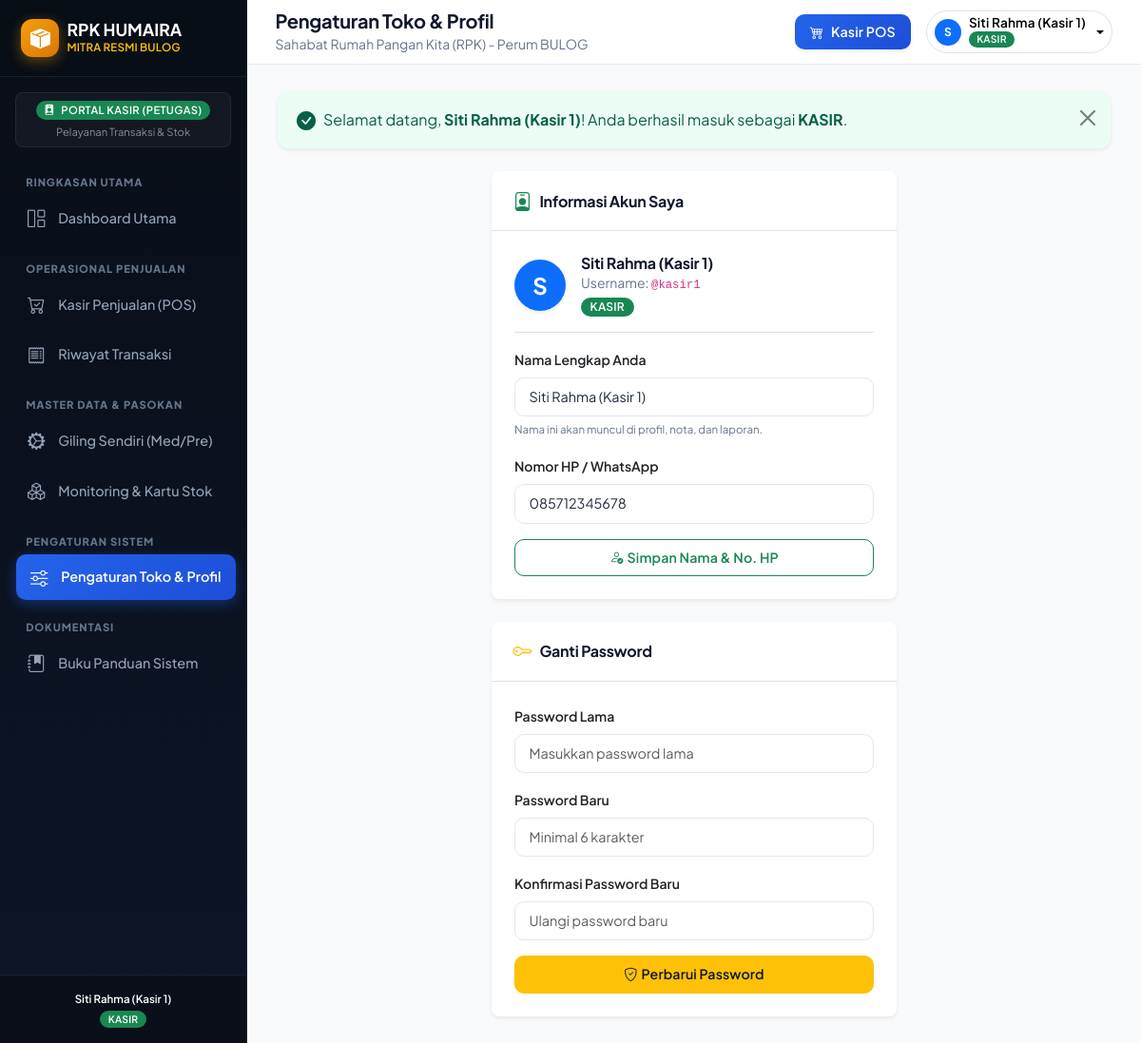
Page /profil.php (signed in) on the committed database.
### tables this page shows
CREATE TABLE `app_menu` (
  `id_menu` INT AUTO_INCREMENT PRIMARY KEY,
  `kode_menu` VARCHAR(50) NOT NULL UNIQUE,
  `nama_menu` VARCHAR(100) NOT NULL,
  `url` VARCHAR(255) NOT NULL,
  `icon` VARCHAR(50) NOT NULL DEFAULT 'bi-link-45deg',
  `kategori` VARCHAR(50) NOT NULL DEFAULT 'Lainnya',
  `urutan` INT NOT NULL DEFAULT 0,
  `akses_pemilik` TINYINT(1) NOT NULL DEFAULT 1,
  `akses_kasir` TINYINT(1) NOT NULL DEFAULT 0,
  `is_bawaan` TINYINT(1) NOT NULL DEFAULT 0,
  `is_active` TINYINT(1) NOT NULL DEFAULT 1,
  `created_at` TIMESTAMP DEFAULT CURRENT_TIMESTAMP
);

CREATE TABLE `users` (
  `id_user` INT AUTO_INCREMENT PRIMARY KEY,
  `username` VARCHAR(50) NOT NULL UNIQUE,
  `password` VARCHAR(255) NOT NULL,
  `nama_lengkap` VARCHAR(100) NOT NULL,
  `role` ENUM('pemilik', 'kasir') NOT NULL DEFAULT 'kasir',
  `no_hp` VARCHAR(25) NULL,
  `is_active` TINYINT(1) NOT NULL DEFAULT 1,
  `created_at` TIMESTAMP DEFAULT CURRENT_TIMESTAMP
);

CREATE TABLE `pengaturan` (
  `id` INT AUTO_INCREMENT PRIMARY KEY,
  `nama_toko` VARCHAR(100) NOT NULL DEFAULT 'RPK Humaira',
  `mitra` VARCHAR(100) NOT NULL DEFAULT 'Rumah Pangan Kita - Perum BULOG',
  `alamat` TEXT NOT NULL,
  `telepon` VARCHAR(30) NOT NULL DEFAULT '0812-3456-7890',
  `nama_pemilik` VARCHAR(100) NOT NULL DEFAULT 'Hj. Humaira',
  `maks_sphp_harian_per_orang` INT NOT NULL DEFAULT 5,  
  `kuota_mingguan_sphp_kg` DECIMAL(10,2) NOT NULL DEFAULT 2000.00,  
  `pesan_struk` TEXT NULL
);

### config/auth.php (called while the page is built, shortened)
<?php
require_once __DIR__ . '/app.php';
function is_pemilik() {
    return isset($_SESSION['user_role']) && in_array($_SESSION['user_role'], ['pemilik', 'admin']);
}
function current_user() {
    global $conn;
    $uid = (int)$_SESSION['user_id'];
    if (isset($conn) && $conn instanceof mysqli) {
        $u = query_single("SELECT * FROM users WHERE id_user = $uid LIMIT 1");
        if ($u) {
            return $u;
        }
    }
    return [
        'id_user' => $_SESSION['user_id'],
        'username' => $_SESSION['username'],
        'nama_lengkap' => $_SESSION['nama_lengkap'],
        'role' => $_SESSION['user_role'],
        'no_hp' => $_SESSION['user_hp'] ?? ''
    ];
}

### config/menu_helper.php (called while the page is built, shortened)
<?php
require_once __DIR__ . '/database.php';
function ensure_menu_table_exists() {
    $sql = "CREATE TABLE IF NOT EXISTS `app_menu` (
        `id_menu` INT AUTO_INCREMENT PRIMARY KEY,
        `kode_menu` VARCHAR(50) NOT NULL UNIQUE,
        `nama_menu` VARCHAR(100) NOT NULL,
        `url` VARCHAR(255) NOT NULL,
        `icon` VARCHAR(50) NOT NULL DEFAULT 'bi-link-45deg',
        `kategori` VARCHAR(50) NOT NULL DEFAULT 'Lainnya',
        `urutan` INT NOT NULL DEFAULT 0,
        `akses_pemilik` TINYINT(1) NOT NULL DEFAULT 1,
        `akses_kasir` TINYINT(1) NOT NULL DEFAULT 0,
        `is_bawaan` TINYINT(1) NOT NULL DEFAULT 0,
        `is_active` TINYINT(1) NOT NULL DEFAULT 1,
        `created_at` TIMESTAMP DEFAULT CURRENT_TIMESTAMP
    ) ENGINE=InnoDB DEFAULT CHARSET=utf8mb4;";
    $cek = query_single("SELECT COUNT(*) as total FROM app_menu");
}
function get_sidebar_menus_by_role($user_role = 'kasir') {
    ensure_menu_table_exists();
    $role = ($user_role === 'pemilik' || $user_role === 'admin') ? 'pemilik' : 'kasir';
    $kolom_akses = ($role === 'pemilik') ? 'akses_pemilik' : 'akses_kasir';
    $sql = "SELECT * FROM app_menu
            WHERE is_active = 1 AND $kolom_akses = 1
            ORDER BY urutan ASC, id_menu ASC";
    $menus = query($sql);
    $grouped = [];
    foreach ($menus as $m) {
        $kat = !empty($m['kategori']) ? $m['kategori'] : 'Menu Lainnya';
        if (!isset($grouped[$kat])) {
            $grouped[$kat] = [];
        }
        $grouped[$kat][] = $m;
    }
    return $grouped;
}
function format_menu_url($url) {
    return BASE_URL . '/' . ltrim($url, '/');
}

### config/database.php (called while the page is built, shortened)
<?php
$host_header = $_SERVER['HTTP_HOST'] ?? '';
$is_local = (
    in_array($host_header, ['localhost', '127.0.0.1']) ||
    strpos($host_header, 'localhost:') === 0 ||
    strpos($host_header, '127.0.0.1:') === 0 ||
    (php_sapi_name() === 'cli' && empty($host_header))
);
if ($is_local) {
    $db_host = '127.0.0.1';
    $db_user = 'root';
    $db_pass = '';
    $db_name = 'db_rpk_humaira';
} else {
    $db_host = 'localhost';
    $db_user = 'USER_DATABASE_HOSTING';
    $db_pass = 'PASSWORD_DB_HOSTING';
    $db_name = 'NAMA_DATABASE_HOSTING';
}
$conn = @new mysqli($db_host, $db_user, $db_pass, $db_name);
$conn->set_charset("utf8mb4");
function query($sql) {
    global $conn;
    $result = $conn->query($sql);
    $rows = [];
    while ($row = $result->fetch_assoc()) {
        $rows[] = $row;
    }
    return $rows;
}
function query_single($sql) {
    global $conn;
    $result = $conn->query($sql);
    return $result->fetch_assoc();
}

### config/app.php (called while the page is built, shortened)
<?php
require_once __DIR__ . '/database.php';
require_once __DIR__ . '/menu_helper.php';
$toko_info = query_single("SELECT * FROM pengaturan WHERE id = 1 LIMIT 1");

### profil.php (the view, shortened to what this page needs)
<?php
$page_title = 'Pengaturan Toko & Profil';
$active_menu = 'profil';
require_once __DIR__ . '/config/auth.php';
$toko = query_single("SELECT * FROM pengaturan WHERE id = 1");
require_once __DIR__ . '/includes/header.php';
?>
<div class="row g-4">
  <div class="<?= is_pemilik() ? 'col-lg-5' : 'col-lg-6 mx-auto' ?>">
    <div class="card border-0 shadow-sm rounded-3 mb-4">
      <div class="card-header bg-white py-3 border-bottom d-flex align-items-center gap-2">
        <i class="bi bi-person-badge text-success fs-5"></i>
        <h6 class="mb-0 fw-bold">Informasi Akun Saya</h6>
      </div>
      <div class="card-body p-4">
        <div class="d-flex align-items-center gap-3 mb-3">
          <div class="bg-primary text-white rounded-circle d-flex align-items-center justify-content-center shadow-sm" style="width: 54px; height: 54px; font-size: 1.5rem; font-weight: bold;">
            <?= strtoupper(substr($user['nama_lengkap'] ?? 'U', 0, 1)) ?>
          </div>
          <div>
            <h6 class="fw-bold mb-0 text-dark"><?= htmlspecialchars($user['nama_lengkap'] ?? '') ?></h6>
            <div class="text-muted small">Username: <code>@<?= htmlspecialchars($user['username'] ?? '') ?></code></div>
            <span class="badge <?= ($user['role'] ?? '') === 'pemilik' ? 'bg-primary' : 'bg-success' ?> mt-1">
              <?= strtoupper($user['role'] ?? 'KASIR') ?>
            </span>
          </div>
        </div>
        <form method="POST" action="" class="mt-3 pt-3 border-top">
          <div class="mb-3">
            <label class="form-label fw-semibold small">Nama Lengkap Anda</label>
            <input type="text" name="nama_lengkap" class="form-control form-control-sm" value="<?= htmlspecialchars($user['nama_lengkap'] ?? '') ?>" required>
            <small class="text-muted" style="font-size: 0.72rem;">Nama ini akan muncul di profil, nota, dan laporan.</small>
          </div>
          <div class="mb-3">
            <label class="form-label fw-semibold small">Nomor HP / WhatsApp</label>
            <input type="text" name="no_hp" class="form-control form-control-sm" value="<?= htmlspecialchars($user['no_hp'] ?? '') ?>" placeholder="08xxxxxxxxxx">
          </div>
          <button type="submit" class="btn btn-outline-success btn-sm w-100 fw-semibold">
            <i class="bi bi-person-check me-1"></i> Simpan Nama & No. HP
          </button>
        </form>
      </div>
    </div>
    <div class="card border-0 shadow-sm rounded-3">
      <div class="card-header bg-white py-3 border-bottom d-flex align-items-center gap-2">
        <i class="bi bi-key text-warning fs-5"></i>
        <h6 class="mb-0 fw-bold">Ganti Password</h6>
      </div>
      <div class="card-body p-4">
        <form method="POST" action="">
          <div class="mb-3">
            <label class="form-label fw-semibold small">Password Lama</label>
            <input type="password" name="pass_lama" class="form-control" required placeholder="Masukkan password lama">
          </div>
          <div class="mb-3">
            <label class="form-label fw-semibold small">Password Baru</label>
            <input type="password" name="pass_baru" class="form-control" required minlength="6" placeholder="Minimal 6 karakter">
          </div>
          <div class="mb-3">
            <label class="form-label fw-semibold small">Konfirmasi Password Baru</label>
            <input type="password" name="pass_konf" class="form-control" required minlength="6" placeholder="Ulangi password baru">
          </div>
          <button type="submit" class="btn btn-warning w-100 fw-semibold text-dark">
            <i class="bi bi-shield-check me-1"></i> Perbarui Password
          </button>
        </form>
      </div>
    </div>
  </div>
</div>
<?php require_once __DIR__ . '/includes/footer.php'; ?>

### includes/header.php (shortened to what this page needs)
<?php
$page_title = $page_title ?? 'Sistem RPK Humaira';
$active_menu = $active_menu ?? '';
?>
<!DOCTYPE html>
<html lang="id">
<head>
  <link href="https://cdn.jsdelivr.net/npm/bootstrap@5.3.2/dist/css/bootstrap.min.css" rel="stylesheet">
  <link rel="stylesheet" href="https://cdn.jsdelivr.net/npm/bootstrap-icons@1.11.3/font/bootstrap-icons.min.css">
  <link rel="stylesheet" href="<?= BASE_URL ?>/assets/css/style.css">
</head>
<body>
<div class="app-wrapper">
  <?php require_once __DIR__ . '/sidebar.php'; ?>
  <div class="main-content">
    <header class="top-navbar no-print">
      <div class="d-flex align-items-center gap-3">
        <div>
          <h5 class="mb-0 fw-bold text-dark"><?= htmlspecialchars($page_title) ?></h5>
          <small class="text-muted d-none d-md-inline"><?= htmlspecialchars($toko_info['mitra'] ?? 'RPK Humaira') ?></small>
        </div>
      </div>
      <div class="d-flex align-items-center gap-3">
        <a href="<?= BASE_URL ?>/modules/kasir/index.php" class="btn btn-primary btn-sm px-3 shadow-sm d-flex align-items-center gap-2">
          <i class="bi bi-cart4"></i>
          <span class="d-none d-sm-inline fw-semibold">Kasir POS</span>
        </a>
        <div class="dropdown">
          <button class="btn btn-light btn-sm border dropdown-toggle d-flex align-items-center gap-2 px-2 py-1" type="button" data-bs-toggle="dropdown">
            <div class="bg-primary text-white rounded-circle d-flex align-items-center justify-content-center" style="width: 28px; height: 28px; font-size: 12px; font-weight: bold;">
              <?= strtoupper(substr($user['nama_lengkap'] ?? 'U', 0, 1)) ?>
            </div>
            <div class="text-start d-none d-md-block" style="line-height: 1.2;">
              <span class="d-block fw-semibold" style="font-size: 0.85rem;"><?= htmlspecialchars($user['nama_lengkap'] ?? 'Pengguna') ?></span>
              <span class="badge <?= ($user['role'] ?? '') === 'pemilik' ? 'bg-primary' : 'bg-success' ?>" style="font-size: 0.65rem;">
                <?= strtoupper($user['role'] ?? 'KASIR') ?>
              </span>
            </div>
          </button>
        </div>
      </div>
    </header>
    <main class="content-body">
      <?php require_once __DIR__ . '/alerts.php'; ?>

### includes/sidebar.php (shortened to what this page needs)
<?php
$active_menu = $active_menu ?? '';
$user_role = $_SESSION['user_role'] ?? 'kasir';
$is_admin = is_pemilik();
$user = current_user();
$menu_grouped = [];
if (function_exists('get_sidebar_menus_by_role')) {
    $menu_grouped = get_sidebar_menus_by_role($user_role);
}
?>
<aside class="sidebar no-print" id="appSidebar">
  <div class="sidebar-brand d-flex justify-content-between align-items-center">
    <div class="d-flex align-items-center gap-2">
      <div class="logo-icon">
        <i class="bi bi-box-seam-fill"></i>
      </div>
      <div>
        <div class="text-white fw-bold" style="font-size: 1.1rem; line-height: 1.1;">RPK HUMAIRA</div>
        <div class="text-warning fw-semibold" style="font-size: 0.72rem; letter-spacing: 0.02em;">MITRA RESMI BULOG</div>
      </div>
    </div>
  </div>
  <div class="px-3 pt-3 pb-2">
    <div class="p-2 rounded-3 text-center" style="background: rgba(255, 255, 255, 0.04); border: 1px solid rgba(255, 255, 255, 0.07);">
      <div class="d-flex align-items-center justify-content-center gap-1">
        <span class="badge <?= $is_admin ? 'bg-primary' : 'bg-success' ?> px-2 py-1" style="font-size: 0.7rem; letter-spacing: 0.4px;">
          <i class="bi <?= $is_admin ? 'bi-shield-lock-fill' : 'bi-person-badge-fill' ?> me-1"></i>
          <?= $is_admin ? 'PORTAL ADMIN / PEMILIK' : 'PORTAL KASIR (PETUGAS)' ?>
        </span>
      </div>
      <small class="text-white-50 d-block mt-1" style="font-size: 0.7rem;">
        <?= $is_admin ? 'Akses Penuh Seluruh Sistem' : 'Pelayanan Transaksi & Stok' ?>
      </small>
    </div>
  </div>
  <nav class="sidebar-menu pt-1">
    <?php if (!empty($menu_grouped)): ?>
      <?php foreach ($menu_grouped as $kategori => $items): ?>
        <div class="menu-category"><?= htmlspecialchars($kategori) ?></div>
        <?php foreach ($items as $m): ?>
          <?php
            $is_active_link = ($active_menu === $m['kode_menu']);
            $url_href = format_menu_url($m['url']);
            $is_external = (strpos($m['url'], 'http://') === 0 || strpos($m['url'], 'https://') === 0);
          ?>
          <a href="<?= $url_href ?>" <?= $is_external ? 'target="_blank"' : '' ?> class="sidebar-link <?= $is_active_link ? 'active' : '' ?>">
            <i class="bi <?= htmlspecialchars($m['icon'] ?: 'bi-link-45deg') ?>"></i>
            <span><?= htmlspecialchars($m['nama_menu']) ?></span>
          </a>
        <?php endforeach; ?>
      <?php endforeach; ?>
    <?php endif; ?>
  </nav>
  <div class="sidebar-footer text-center">
    <div class="small text-white-50" style="font-size: 0.72rem;">
      <span class="fw-semibold text-white"><?= htmlspecialchars($user['nama_lengkap'] ?? 'Pengguna') ?></span><br>
      <span class="badge <?= $is_admin ? 'bg-primary' : 'bg-success' ?> mt-1" style="font-size: 0.65rem;">
        <?= strtoupper($user_role) ?>
      </span>
    </div>
  </div>
</aside>

### includes/header.php (style rules this page uses)
body { font-family: 'Plus Jakarta Sans', sans-serif; }

### rows in the picture
app_menu: nama_menu "Dashboard Utama"
app_menu: nama_menu "Kasir Penjualan (POS)"
app_menu: nama_menu "Riwayat Transaksi"
app_menu: nama_menu "Giling Sendiri (Med/Pre)"
app_menu: nama_menu "Monitoring & Kartu Stok"
app_menu: nama_menu "Pengaturan Toko & Profil"
app_menu: nama_menu "Buku Panduan Sistem"
users: nama_lengkap "Siti Rahma (Kasir 1)", nama_lengkap "S", role "KASIR", username "kasir1", no_hp "085712345678"
pengaturan: mitra "Sahabat Rumah Pangan Kita (RPK) - Perum BULOG"

### other values in the picture
$kategori "RINGKASAN UTAMA"
$kategori "OPERASIONAL PENJUALAN"
$kategori "MASTER DATA & PASOKAN"
$kategori "PENGATURAN SISTEM"
$kategori "DOKUMENTASI"
$user_role "KASIR"
$page_title "Pengaturan Toko & Profil"
$flash['message'] "Selamat datang, Siti Rahma (Kasir 1) ! Anda berhasil masuk sebagai KASIR ."
